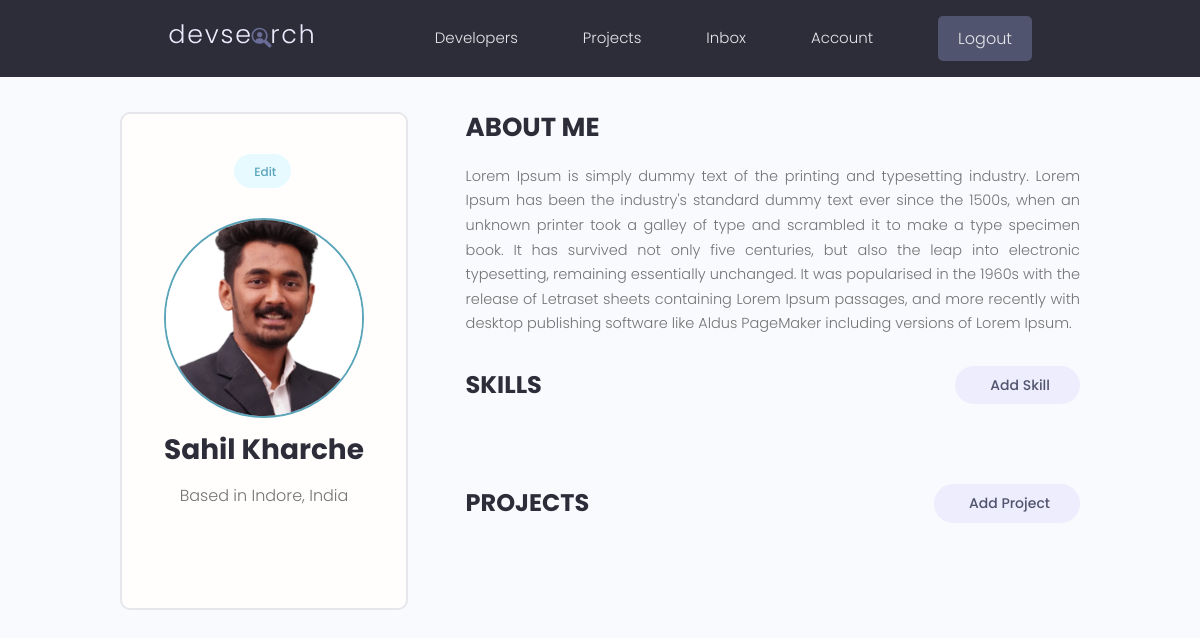
Page /account/ (signed in) on the committed database.
### users/models.py (models this page shows, shortened)
class Profile(models.Model):
    user = models.OneToOneField(
        User, on_delete=models.CASCADE, null=True, blank=True)
    name = models.CharField(max_length=200, blank=True, null=True)
    email = models.EmailField(max_length=500, blank=True, null=True)
    username = models.CharField(max_length=200, blank=True, null=True)
    location = models.CharField(max_length=200, blank=True, null=True)
    short_intro = models.CharField(max_length=200, blank=True, null=True)
    bio = models.TextField(blank=True, null=True)
    profile_image = models.ImageField(
        null=True, blank=True, upload_to='profiles/', default="profiles/user-default.png")
    social_github = models.CharField(max_length=200, blank=True, null=True)
    social_twitter = models.CharField(max_length=200, blank=True, null=True)
    social_linkedin = models.CharField(max_length=200, blank=True, null=True)
    social_youtube = models.CharField(max_length=200, blank=True, null=True)
    social_website = models.CharField(max_length=200, blank=True, null=True)
    created = models.DateTimeField(auto_now_add=True)
    id = models.UUIDField(default=uuid.uuid4, unique=True,
                          primary_key=True, editable=False)
    class Meta:
        ordering = ['created']
    @property
    def imageURL(self):
        try:
            url = self.profile_image.url
        except:
            url = ''
        return url

### users/views.py (the view)
# urls.py: path('account/', views.userAccount, name="account"),
@login_required(login_url='login')
def userAccount(request):
    profile = request.user.profile
    skills = profile.skill_set.all()
    projects = profile.project_set.all()
    context = {'profile': profile, 'skills': skills, 'projects': projects}
    return render(request, 'users/account.html', context)

### users/templates/users/account.html (shortened to what this page needs)
{% extends 'main.html' %}
{% block content %}
<main class="settingsPage profile my-md">
  <div class="container">
    <div class="layout">
      <div class="column column--1of3">
        <div class="card text-center">
          <div class="card__body dev">
            <a class="tag tag--pill tag--main settings__btn" href="{% url 'edit-account' %}">
              Edit</a>
            <img class="avatar avatar--xl dev__avatar" src="{{profile.imageURL}}" />
            <h2 class="dev__name">{{profile.name}}</h2>
            <p class="dev__location">Based in {{profile.location}}</p>
          </div>
        </div>
      </div>
      <div class="column column--2of3">
        <div class="devInfo">
          <h3 class="devInfo__title">About Me</h3>
          <p class="devInfo__about">{{profile.bio}}</p>
        </div>
        <div class="settings">
          <h3 class="settings__title">Skills</h3>
          <a class="tag tag--pill tag--sub settings__btn tag--lg" href="{% url 'create-skill' %}"> Add Skill</a>
        </div>
        <div class="settings">
          <h3 class="settings__title">Projects</h3>
          <a class="tag tag--pill tag--sub settings__btn tag--lg" href="{% url 'create-project' %}"> Add Project</a>
        </div>
      </div>
    </div>
  </div>
</main>
{% endblock %}

### static/styles/app.css (style rules this page uses)
:root { --color-sub: #2d2d39; }
.card { border: 2px solid var(--color-light); }
img { width: 100%; }
.profile .card > .dev { padding: 4rem; }
.dev__avatar { display: block; margin: auto; }
.dev__name { color: var(--color-sub); font-size: 2.8rem; font-weight: 700; margin-top: 1rem; margin-bottom: 0.5rem; }
.dev__location { margin-top: 1rem; }
.devInfo { margin-bottom: 3rem; }
.devInfo__title, .devInfo__subtitle { font-size: 2.6rem; color: var(--color-sub); text-transform: uppercase; font-weight: 700; margin-bottom: 1.5rem; }
.devInfo__about, .devSkill__info { font-size: 1.45rem; line-height: 1.7; text-align: justify; }
.settingsPage .dev > .settings__btn { display: inline-block; margin-bottom: 3rem; }
.settings { display: flex; justify-content: space-between; align-items: center; }
.settings__title { font-size: 2.4rem; text-transform: uppercase; font-weight: 700; color: var(--color-sub); }

### static/uikit/styles/modules/_variables.css (style rules this page uses)
:root { --color-main: #5aa5b9; --color-main-light: #e6faff; --color-sub: #3f4156; --color-sub-light: #51546e; --color-sub-lighter: #ededfd; --color-text: #737373; --color-gray: #8b8b8b; --color-light: #e5e7eb; --color-light-gray: #767676; --color-bg: #f8fafd; --color-white: #fffefd; --color-white-light: #f3f3f3; --color-success: #359e64; --color-success-bg: #def8e8; --color-error: #fc4b0b; --color-error-bg: #fff2ee; --font-base: 'Poppins', arial, helvetica, 'Segoe UI', roboto, ubuntu, sans-serif; --font-monospace: 'Fira Code', 'Courier New', courier, monospace; --font-regular: 300; --font-medium: 500; --font-bold: 700; --generic-shadow: 1px 1px 5px #00000010; --generic-transition: all 0.3s ease-in-out; }

### static/uikit/styles/modules/_base.css (style rules this page uses)
* { margin: 0; padding: 0; box-sizing: border-box; text-rendering: optimizeLegibility; color: inherit; font-size: inherit; }
html { font-size: 50%; }
@media only screen and (min-width: 480px) { html { font-size: 56.25%; } }
@media only screen and (min-width: 1200px) { html { font-size: 62.5%; } }
body { line-height: 1.6; font-weight: 400; font-size: 1.5rem; color: var(--color-text); background-color: var(--color-bg); min-height: 100vh; }

### static/uikit/styles/modules/_typography.css (style rules this page uses)
* { font-family: var(--font-base); }
h2 { font-size: 3.6rem; font-weight: var(--font-bold); }
h3 { font-size: 3.2rem; font-weight: var(--font-medium); }
p, span, strong { font-size: 1.6rem; color: var(--color-text); font-weight: var(--font-regular); }
a { padding-bottom: 2px; text-decoration: none; display: inline-block; color: var(--color-main); font-weight: var(--font-medium); }

### static/uikit/styles/modules/_utilities.css (style rules this page uses)
.container { width: 92%; max-width: 165rem; margin: 0 auto; box-sizing: border-box; }
@media screen and (min-width: 1000px) { .container { width: 90%; } }
@media screen and (min-width: 1200px) { .container { width: 80%; } }
.text-center { text-align: center; }
.my-md { margin: 3rem auto; }

### static/uikit/styles/modules/_avatar.css (style rules this page uses)
.avatar { border-radius: 50%; border: 2px solid var(--color-main); object-fit: cover; }
.avatar--xl { height: 20rem; width: 20rem; }

### static/uikit/styles/modules/_card.css (style rules this page uses)
.card { border-radius: 1rem; background-color: var(--color-white); border: 1.5px solid var(--color-light); width: auto; height: auto; margin-top: 0.5rem; margin-bottom: 0.5rem; overflow: hidden; }
.card__body, .card__header { padding: 2rem 2.5rem; }

### static/uikit/styles/modules/_tag.css (style rules this page uses)
.tag { display: inline-flex; align-items: center; background-color: var(--color-sub); height: -webkit-fit-content; height: -moz-fit-content; height: fit-content; width: -webkit-fit-content; width: -moz-fit-content; width: fit-content; border-radius: 0.5rem; padding: 0.5rem 1.5rem; font-size: 1.2rem; cursor: pointer; }
.tag:not(:last-child) { margin-right: 0.25rem; margin-bottom: 0.75rem; }
.tag--pill { border-radius: 5rem; }
.tag--main, .tag--main > small { background: var(--color-main-light); color: var(--color-main); font-weight: 500; }
.tag--sub, .tag--sub > small { background: var(--color-sub-lighter); color: var(--color-sub-light); font-weight: 500; }
.tag--lg { padding: 0.8rem 3rem; font-size: 1.4rem; }

### static/uikit/styles/modules/_layout.css (style rules this page uses)
.layout { display: flex; flex-flow: row wrap; justify-content: space-between; }
.layout > .column { margin-bottom: 3rem; }
.layout > .column.column--1of3 { flex-basis: 30%; }
.layout > .column.column--2of3 { flex-basis: 64%; }

### rows in the picture
Profile: imageURL (picture), name "Sahil Kharche", location "Indore, India", bio "Lorem Ipsum is simply dummy text of the printing and typesetting industry. Lorem Ipsum has been the industry's standard dummy text ever since the 1500s, when an unknown printer took a galley of type and scrambled it to make a type specimen book. It has survived not only five centuries, but also the leap into electronic typesetting, remaining essentially unchanged. It was popularised in the 1960s with the release of Letraset sheets containing Lorem Ipsum passages, and more recently with desktop publishing software like Aldus PageMaker including versions of Lorem Ipsum."
